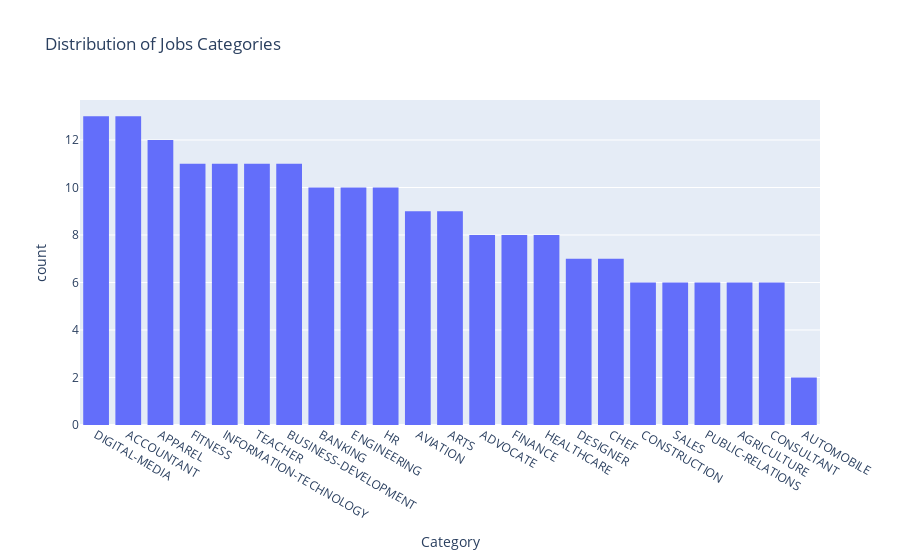

Notebook code for this chart:
### Code cell
fig = px.histogram(
    data, x="Category", title="Distribution of Jobs Categories"
).update_xaxes(categoryorder="total descending")
fig.show()

### Figure 1 — Plotly figure (JSON) as saved in the notebook; plotly's stock layout.template omitted (floating-point values rounded to 4 significant figures; data arrays with more than 128 entries replaced by an {"elided": "..."} marker saying what was removed)
{"data": [{"alignmentgroup": "True", "bingroup": "x", "hovertemplate": "Category=%{x}<br>count=%{y}<extra></extra>", "legendgroup": "", "marker": {"color": "#636efa", "pattern": {"shape": ""}}, "name": "", "offsetgroup": "", "orientation": "v", "showlegend": false, "type": "histogram", "x": {"elided": "200 str values"}, "xaxis": "x", "yaxis": "y"}], "layout": {"barmode": "relative", "legend": {"tracegroupgap": 0}, "title": {"text": "Distribution of Jobs Categories"}, "xaxis": {"anchor": "y", "categoryorder": "total descending", "domain": [0, 1], "title": {"text": "Category"}}, "yaxis": {"anchor": "x", "domain": [0, 1], "title": {"text": "count"}}}}
